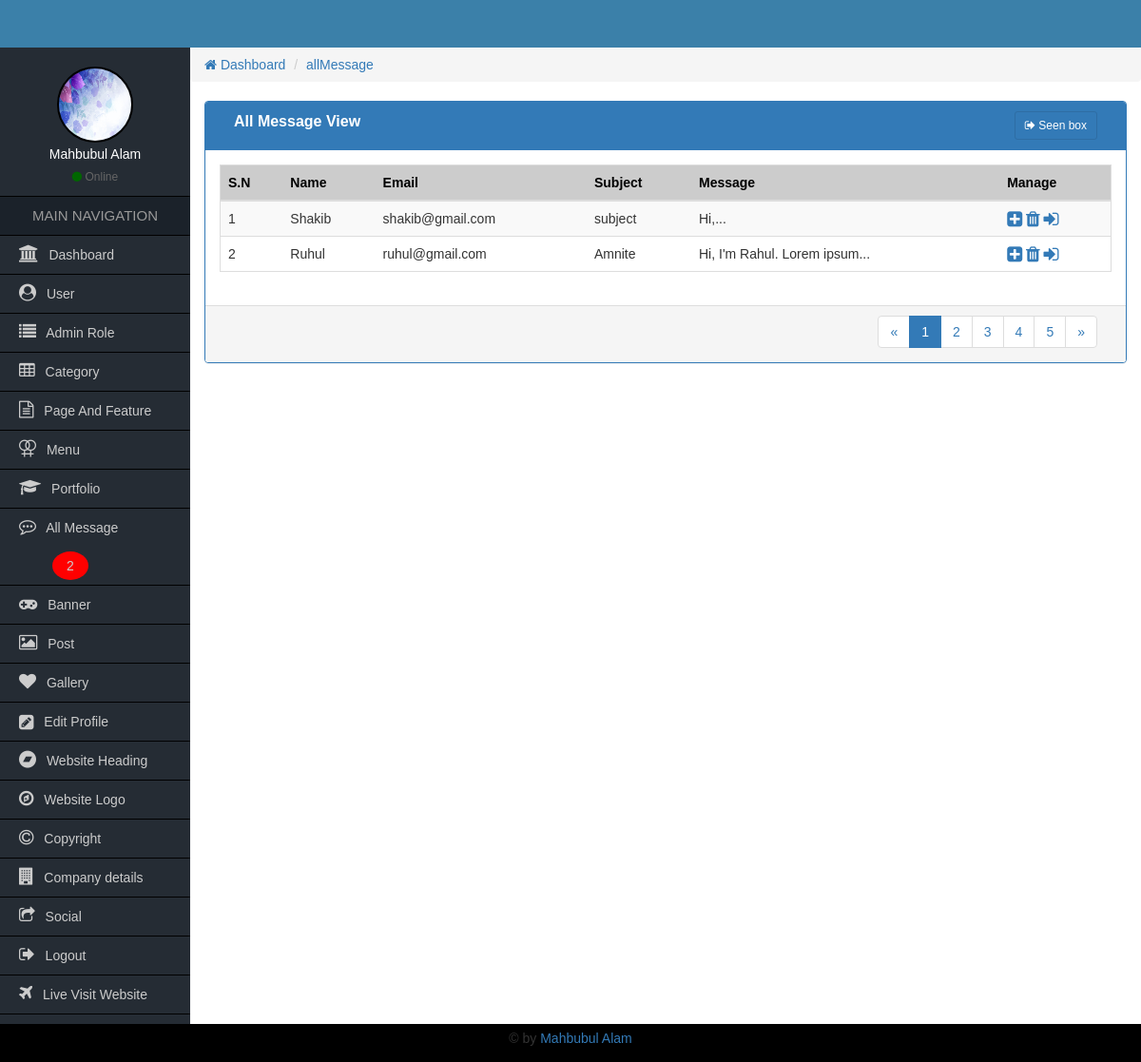
Page /Admin/allMessage.php (signed in) on the earlier database version.
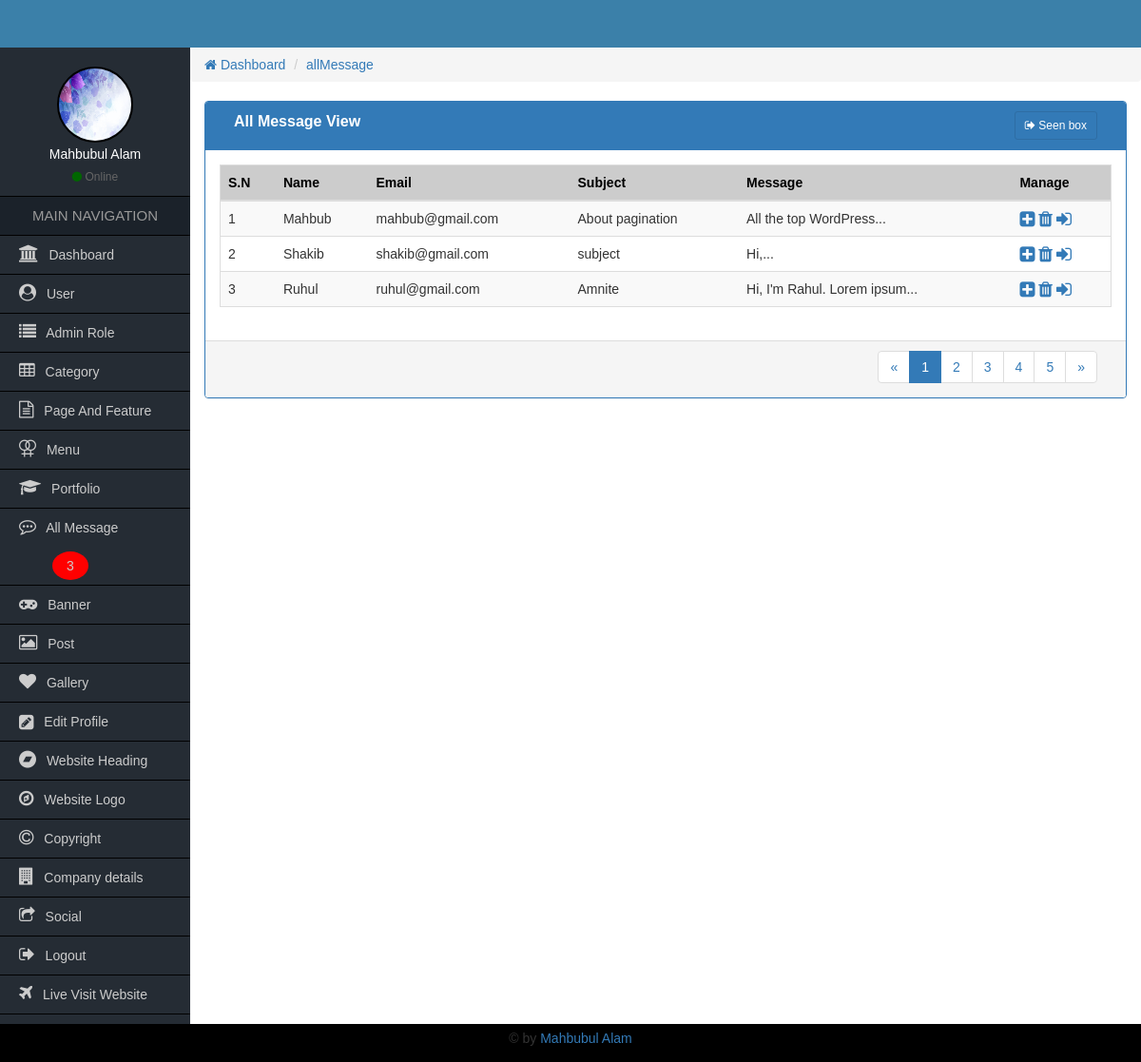
Same page on the later database version.
### tables this page shows
CREATE TABLE `tbl_contact` (
  `contactId` int(11) NOT NULL,
  `contactName` varchar(50) NOT NULL,
  `contactEmail` varchar(80) NOT NULL,
  `contactSubject` varchar(100) NOT NULL,
  `contactMessage` text NOT NULL,
  `contactMessageDate` timestamp NOT NULL DEFAULT CURRENT_TIMESTAMP,
  `contactStatus` int(4) NOT NULL DEFAULT '1'
);

### Admin/functions/function.php (called while the page is built, shortened)
<?php
    function getHeader(){
        require_once "inc/header.php";
    }
    function getSidebar(){
            require_once "inc/sidebar.php";
        }
    function getBread(){
            require_once "inc/bread.php";
        }
    function getFooter(){
            require_once "inc/footer.php";
        }
    function textShorten($text,$limit){
        $text = substr($text,0,$limit);
        $text = substr($text,0,strrpos($text,' '));
        return $text;
    }
?>

### Admin/allMessage.php (the view, shortened to what the changed rows need)
<?php
    require_once "functions/function.php";
?>
<?php
    getSidebar();
?>
                <div class="col-md-12">
                	<div class="panel panel-primary">
                      <div class="panel-body">
                          <table class="table table-responsive table-striped table-hover table_cus">
                          		<thead class="table_head">
                            		<tr>
                                       <th>S.N</th>
                                    	<th>Name</th>
                                        <th>Email</th>
                                        <th>Subject</th>
                                        <th>Message</th>
                                        <th>Manage</th>
                                    </tr>
                            	</thead>
                                <tbody>
                                 <?php
                                    $query = "SELECT * FROM tbl_contact where contactStatus='1' ORDER BY contactId DESC";
                                    $result = mysqli_query($con,$query)->fetch_all(MYSQLI_ASSOC);
                                    if($result){
                                        $i=0;
                                        foreach($result as $contact){
                                 ?>
                                	<tr>
                                       <td><?=++$i;?></td>
                                    	<td><?=$contact['contactName'];?></td>
                                        <td><?=$contact['contactEmail'];?></td>
                                        <td><?=$contact['contactSubject'];?></td>
                                        <td><?=textShorten($contact['contactMessage'],30);?>...</td>
                                        <td>
                                        	<a href="viewMessage.php?contactViewId=<?=$contact['contactId'];?>" title="View full message"><i class="fa fa-plus-square fa-lg"></i></a>
                                            <a onclick="return confirm('Are you sure to remove this Message');" href="?contactDeleteId=<?=$contact['contactId'];?>" title="Delete message"><i class="fa fa-trash fa-lg"></i></a>
                                            <a onclick="return confirm('Are you sure to transfer this Message in Seen box');" href="?contactSeenId=<?=$contact['contactId'];?>" title="Transfer to Unseen box"><i class="fa fa-sign-in fa-lg"></i></a>
                                        </td>
                                    </tr>
                                    <?php } } ?>
                                </tbody>
                          </table>
                      </div>
                    </div>
                </div>

### Admin/inc/sidebar.php (shortened to what the changed rows need)
<div class="col-md-2 sidebar pd0">
                   <?php
                      global $con;
                    ?>
                <h2>MAIN NAVIGATION</h2>
                <ul>
                    <?php if($_SESSION['roleId'] <= 3){ ?>
                       <?php
                            global $con;
                            $query = "SELECT * FROM tbl_contact WHERE contactStatus='1'";
                            $messageResult = mysqli_query($con,$query);
                            $count = mysqli_num_rows($messageResult);
                        ?>
                        <li><a href="allMessage.php"><i class="fa fa-commenting-o"></i> All Message <?php if($count > 0){?><span style="border-radius:50%;background-color:red;padding:7px 15px;margin-left:35px;"><?=$count;?></span><?php }?></a></li>
                    <?php } ?>
                </ul>
            </div>

Differences in the rows shown:
added tbl_contact: contactName "Mahbub", contactEmail "mahbub@gmail.com", contactSubject "About pagination", contactMessage "All the top WordPress"
Other differences:
$count: "2" → "3"
